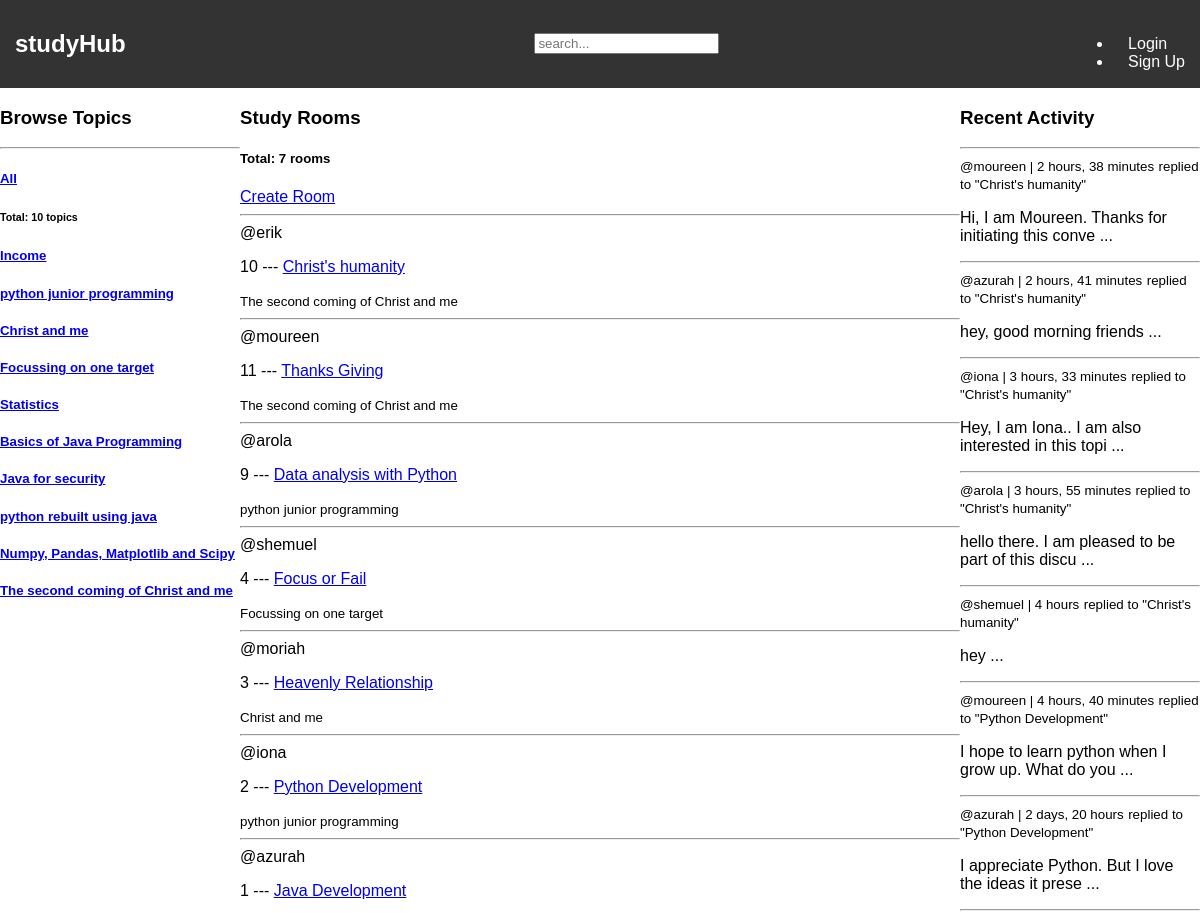
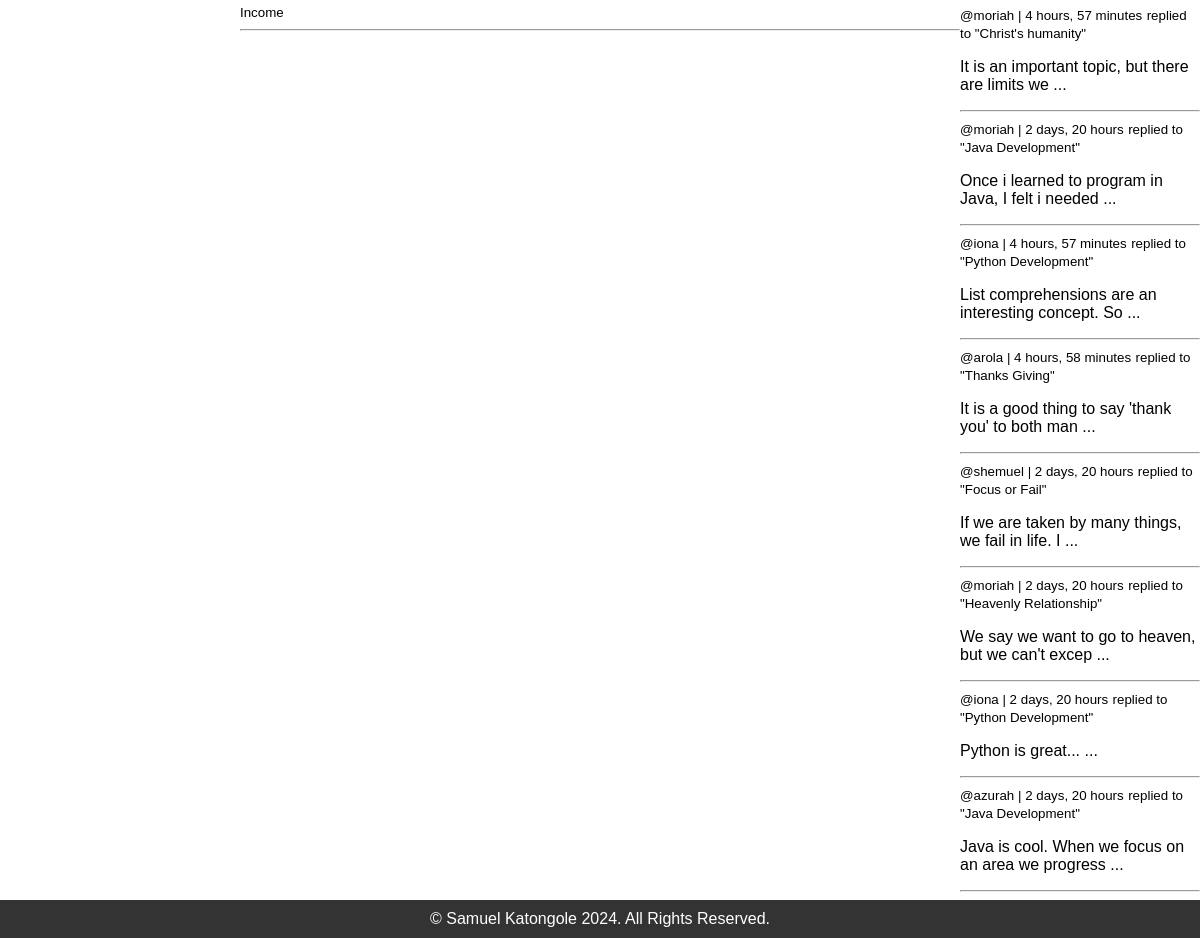
Before: / with the older database file (2 pictures, top to bottom).
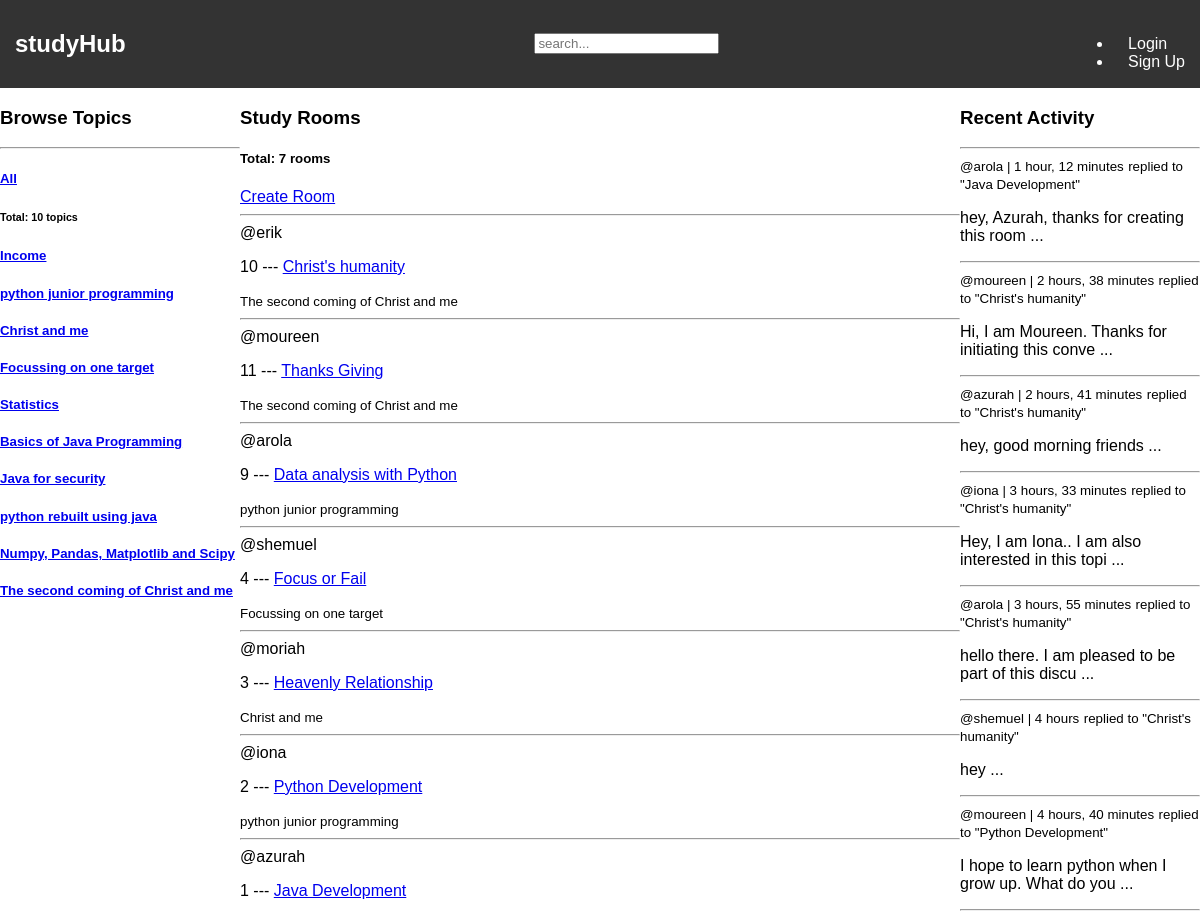
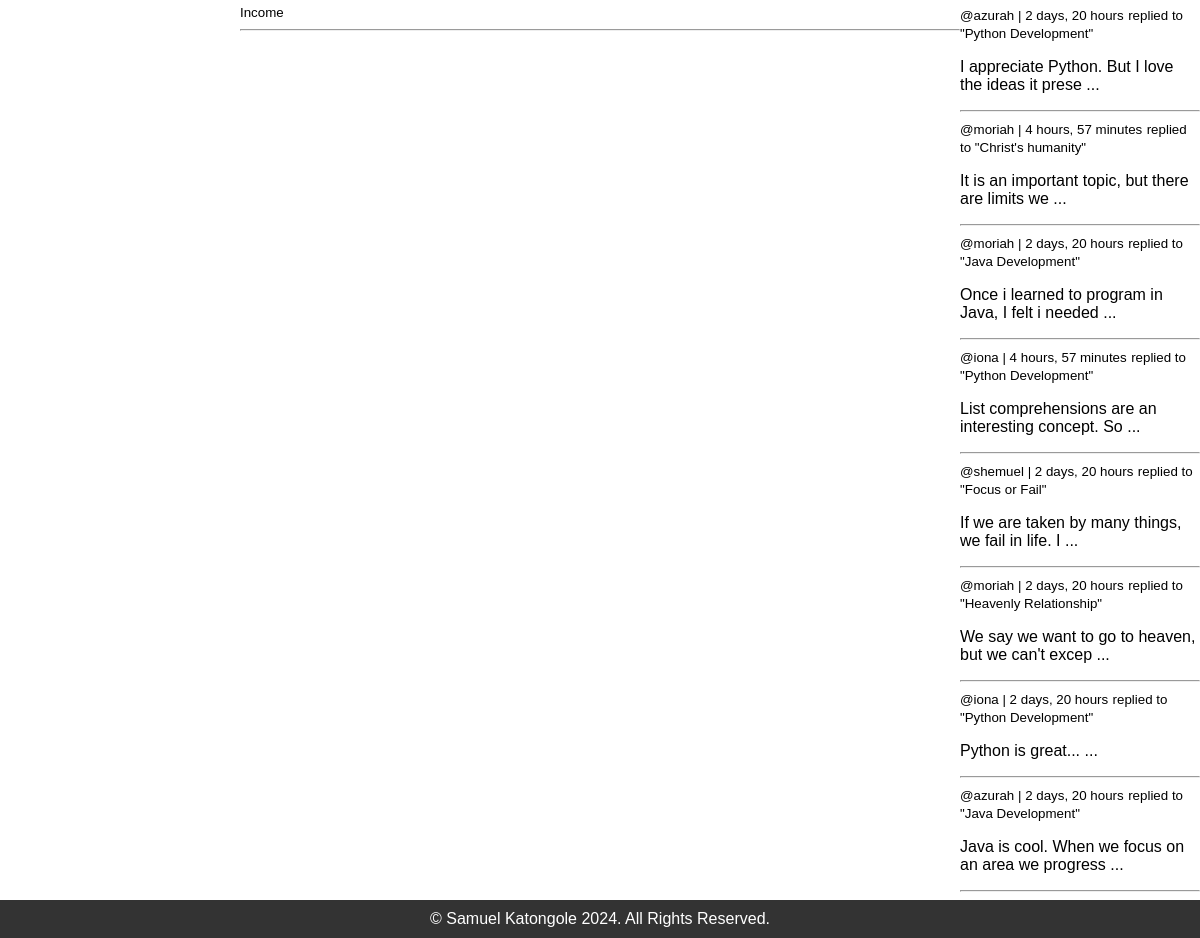
After: the same page with the newer database file (2 pictures, top to bottom).
### Rooms/models.py (models this page shows, shortened)
class Topic(models.Model):
    name=models.CharField(max_length=200)

class Room(models.Model):
    host = models.ForeignKey(User, on_delete= models.SET_NULL, null=True)
    topic = models.ForeignKey(Topic, on_delete= models.SET_NULL, null=True)
    description = models.TextField(null=True, blank=True) # description of the room
    name = models.CharField(max_length=200) # name of the room
    created = models.DateTimeField(auto_now_add=True) # created once
    updated= models.DateTimeField(auto_now=True) # changed
    participants = models.ManyToManyField(User, related_name='participants', blank=True)
    class Meta:
        ordering = ['-updated', '-created'] # ordered based on those fields
    def __str__(self):
        return str(self.name)

class Post(models.Model): # messages model
    author = models.ForeignKey(User, on_delete=models.CASCADE)
    room = models.ForeignKey(Room, on_delete=models.CASCADE)
    body = models.TextField()
    created_on= models.DateTimeField(auto_now_add=True) # date post created
    updated_on= models.DateTimeField(auto_now=True) # date last edited
    class Meta:
        ordering = ['-updated_on', '-created_on'] # ordered based on those fields
    def __str__(self):
        return str(self.body)[0:50]+' ...'

### Rooms/views.py (the view)
# urls.py: path('',views.home, name='home'),
def home(request):
    topics = Topic.objects.all() # query all topics from db
    q = request.GET.get('q') if request.GET.get('q')!=None else ''
    rooms = Room.objects.filter(
        Q(topic__name__icontains = q) |
        Q(name__icontains = q) | # room name
        Q(description__icontains = q) # room description
    )
    posts = Post.objects.all().filter(Q(room__topic__name__icontains=q)) # get all posts.. can filter here
    roomcount = rooms.count() # get total rooms
    topiccount = topics.count() # get total topics
    context = {
        'allrooms':rooms,
        'alltopics':topics,
        'roomcount':roomcount,
        'topiccount':topiccount,
        'posts':posts}
    return render(request, 'Rooms/home.html', context)

### Rooms/templates/Rooms/home.html (shortened to what this page needs)
{% extends 'parent_hub/base.html' %}
{% block content %}
<div class="home-container">
    <div class="topics-sidebar">
        <h3>Browse Topics</h3>
        <hr>
        <div>
            <h5><a href="{% url 'home' %}">All</a></h5>
            <h6>Total: {{topiccount}} topics</h6>
        </div>
        {% for topic in alltopics %}
        <div>
            <h5><a href="{% url 'home' %}?q={{topic.name}}">{{topic.name}}</a></h5>
        </div>
        {% endfor %}
    </div>
    <div class="topics-view-main">
        <h3>Study Rooms</h3>
        <h5>Total: {{roomcount}} rooms</h5>
        <a href="{% url 'room-create' %}">Create Room</a>
        <hr>
        {% for room in allrooms %}
            <span>@{{room.host.username}}</span>
            <p>{{room.id}} --- <a href="{% url 'room' room.id %}">{{room.name}}</a></p>
            <small>{{room.topic.name}}</small>
            <hr/>
        {% endfor %}
    </div>
    <div class="activity-feed-sidebar">
        <h3>Recent Activity</h3>
        <hr>
        <div>
            {% for post in posts %}
            <div>
                <small>@{{post.author}} | {{post.created_on|timesince}}</small>
                <small>replied to "{{post.room}}"</small>
                <p>{{post}}</p>
                <hr>
            </div>
            {% endfor %}
        </div>
    </div>
</div>
{% endblock %}

Changed rows visible on the page:
removed Post: author "arola", created_on "4 hours, 58 minutes", room "Thanks Giving", body "It is a good thing to say 'thank you' to both man ..."
added Post: author "arola", created_on "1 hour, 12 minutes", room "Java Development", body "hey, Azurah, thanks for creating this room ..."
